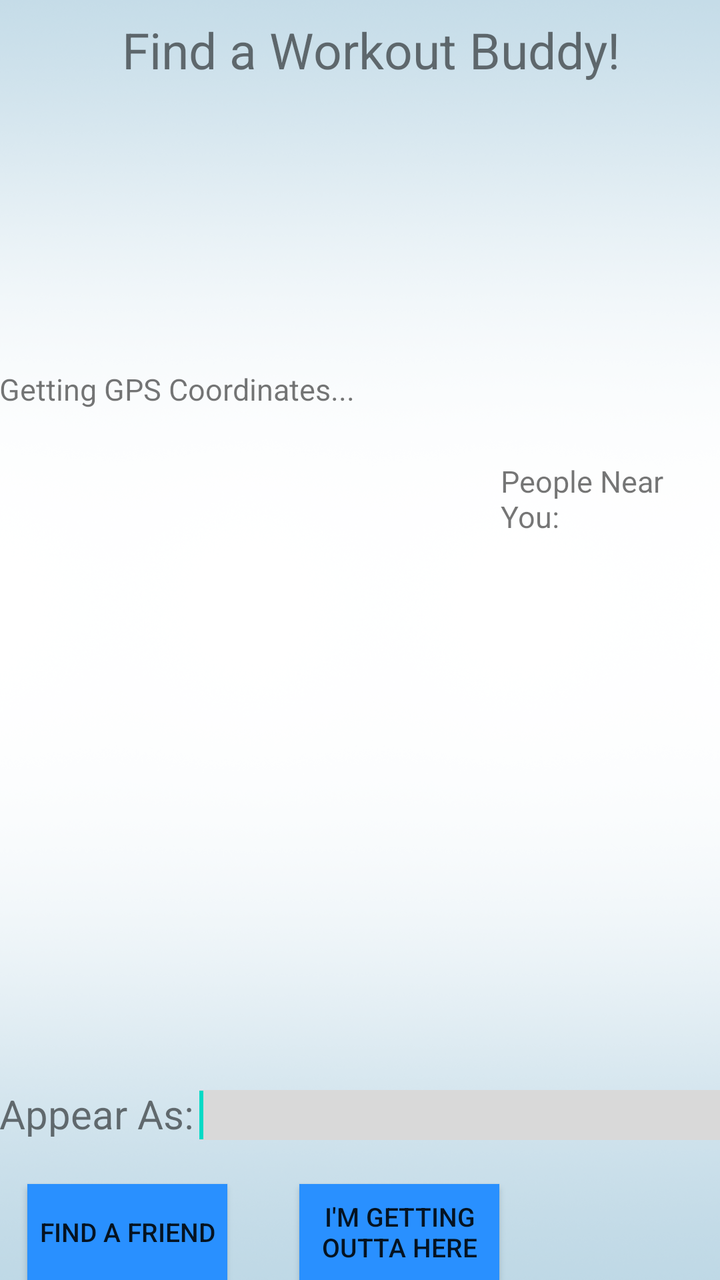
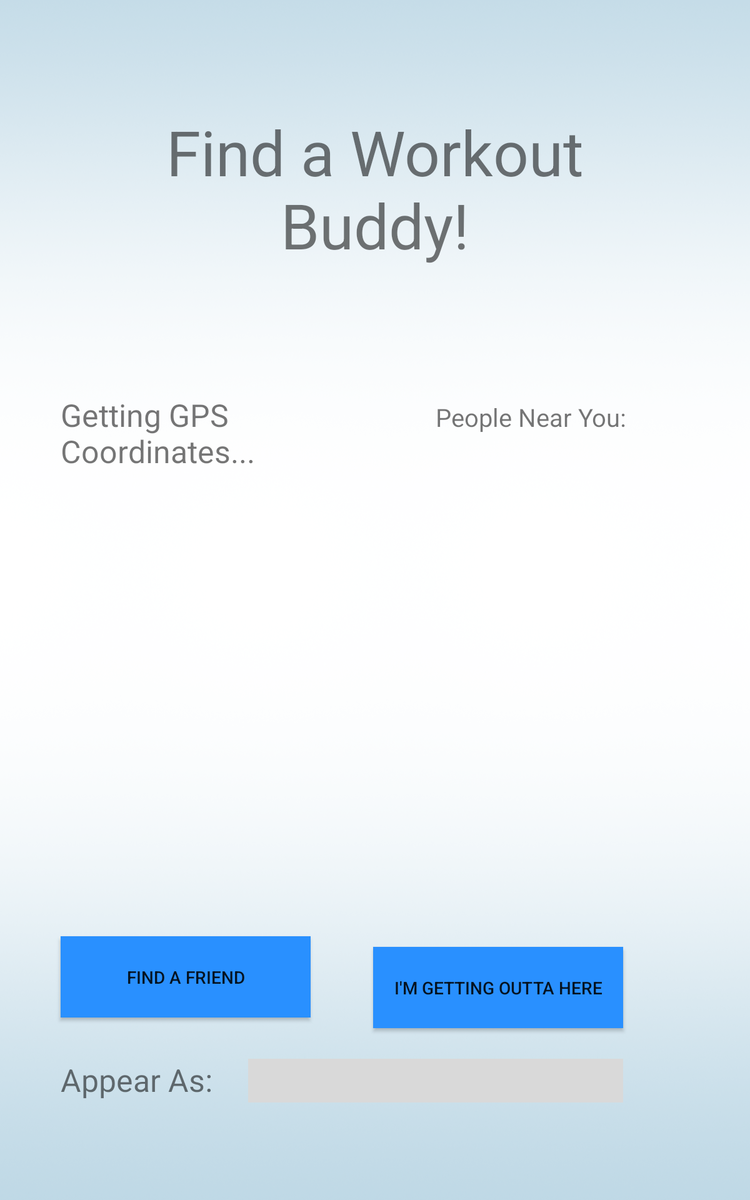

First picture: res/layout/ on a phone held upright. Second picture: the repository's own variant of that layout, on a device whose configuration matches the variant's folder. Source for both follows.
<!-- AndroidManifest.xml: application theme AppTheme -->
<!-- res/layout/fragment_gps.xml -->
<RelativeLayout xmlns:android="http://schemas.android.com/apk/res/android"
    xmlns:tools="http://schemas.android.com/tools"
    android:layout_width="match_parent"
    android:layout_height="match_parent"
    android:paddingBottom="@dimen/activity_vertical_margin"
    android:paddingLeft="@dimen/activity_horizontal_margin"
    android:paddingRight="@dimen/activity_horizontal_margin"
    android:paddingTop="@dimen/activity_vertical_margin" 
    android:background="@drawable/background_dark_nex7">

    <TextView
        android:id="@+id/friendlist"
        android:layout_width="110dp"
        android:layout_height="175dp"
        android:layout_alignBaseline="@+id/coordlist"
        android:layout_alignBottom="@+id/coordlist"
        android:layout_alignRight="@+id/statusView"
        android:text="People Near You:"
        android:textSize="15sp" />

    <TextView
        android:id="@+id/statusView"
        android:layout_width="350dp"
        android:layout_height="50dp"
        android:layout_alignParentTop="true"
        android:layout_alignRight="@+id/editName"
        android:gravity="center"
        android:text="Find a Workout Buddy!"
        android:textSize="25sp" />

    <TextView
        android:id="@+id/textView2"
        android:layout_width="200dp"
        android:layout_height="25dp"
        android:layout_above="@+id/friendlist"
        android:layout_alignParentLeft="true"
        android:layout_marginBottom="21dp"
        android:text="Getting GPS Coordinates..."
        android:textSize="15sp" />

    <TextView
        android:id="@+id/coordlist"
        android:layout_width="150dp"
        android:layout_height="175dp"
        android:layout_alignLeft="@+id/textView2"
        android:layout_centerVertical="true"
        android:textSize="13sp" />

    <EditText
        android:id="@+id/editName"
        android:layout_width="300dp"
        android:layout_height="25dp"
        android:layout_above="@+id/addserv"
        android:layout_marginBottom="22dp"
        android:layout_toRightOf="@+id/textView3"
        android:background="#D9D9D9"
        android:ems="10"
        android:singleLine="true" >

        <requestFocus />
    </EditText>

    <TextView
        android:id="@+id/textView3"
        android:layout_width="100dp"
        android:layout_height="25dp"
        android:layout_alignBaseline="@+id/editName"
        android:layout_alignBottom="@+id/editName"
        android:layout_alignLeft="@+id/coordlist"
        android:text="Appear As:"
        android:textSize="20sp" />

    <Button
        android:id="@+id/addserv"
        android:layout_width="100dp"
        android:layout_height="wrap_content"
        android:layout_alignLeft="@+id/textView3"
        android:layout_alignParentBottom="true"
        android:layout_marginLeft="14dp"
        android:background="#2990FF"
        android:text="Find a Friend"
        android:textSize="13sp" />

    <Button
        android:id="@+id/removeserv"
        android:layout_width="100dp"
        android:layout_height="50dp"
        android:layout_alignTop="@+id/addserv"
        android:layout_toRightOf="@+id/coordlist"
        android:background="#2990FF"
        android:text="I&apos;m Getting Outta Here"
        android:textSize="13sp" />

</RelativeLayout>
<!-- resources referenced by this layout -->
<resources>
  <!-- drawable background_dark_nex7: png bitmap (drawable-hdpi, 314835 bytes) -->
</resources>
<!-- res/layout-sw600dp/fragment_gps.xml (the author's variant of the layout above) -->
<!-- drawn on a 7-inch tablet held upright -->
<RelativeLayout xmlns:android="http://schemas.android.com/apk/res/android"
    xmlns:tools="http://schemas.android.com/tools"
    android:layout_width="match_parent"
    android:layout_height="match_parent"
    android:paddingBottom="@dimen/activity_vertical_margin"
    android:paddingLeft="@dimen/activity_horizontal_margin"
    android:paddingRight="@dimen/activity_horizontal_margin"
    android:paddingTop="@dimen/activity_vertical_margin"
    android:background="@drawable/background_dark_nex7">

    <TextView
        android:id="@+id/statusView"
        android:layout_width="350dp"
        android:layout_height="250dp"
        android:layout_alignParentTop="true"
        android:layout_centerHorizontal="true"
        android:layout_marginTop="26dp"
        android:gravity="center"
        android:text="Find a Workout Buddy!"
        android:textSize="50sp" />

    <EditText
        android:id="@+id/editName"
        android:layout_width="300dp"
        android:layout_height="35dp"
        android:layout_alignTop="@+id/textView3"
        android:layout_toRightOf="@+id/textView3"
        android:background="#D9D9D9"
        android:ems="10" 
        android:singleLine="true"/>

    <TextView
        android:id="@+id/textView2"
        android:layout_width="200dp"
        android:layout_height="75dp"
        android:layout_alignParentLeft="true"
        android:layout_below="@+id/statusView"
        android:layout_marginLeft="49dp"
        android:layout_marginTop="39dp"
        android:text="Getting GPS Coordinates..."
        android:textSize="25sp" />

    <TextView
        android:id="@+id/coordlist"
        android:layout_width="300dp"
        android:layout_height="200dp"
        android:layout_alignLeft="@+id/textView2"
        android:layout_below="@+id/textView2"
        android:textSize="20sp" />

    <TextView
        android:id="@+id/friendlist"
        android:layout_width="160dp"
        android:layout_height="275dp"
        android:layout_alignBaseline="@+id/textView2"
        android:layout_alignBottom="@+id/textView2"
        android:layout_toRightOf="@+id/coordlist"
        android:text="People Near You:"
        android:textSize="20sp" />

    <TextView
        android:id="@+id/textView3"
        android:layout_width="150dp"
        android:layout_height="50dp"
        android:layout_alignLeft="@+id/coordlist"
        android:layout_alignParentBottom="true"
        android:layout_marginBottom="63dp"
        android:text="Appear As:"
        android:textSize="25sp" />

    <Button
        android:id="@+id/addserv"
        android:layout_width="200dp"
        android:layout_height="65dp"
        android:layout_above="@+id/editName"
        android:layout_alignLeft="@+id/textView3"
        android:layout_marginBottom="33dp"
        android:text="Find a Friend"
        android:background="#2990FF" />

    <Button
        android:id="@+id/removeserv"
        android:layout_width="200dp"
        android:layout_height="65dp"
        android:layout_alignBaseline="@+id/addserv"
        android:layout_alignBottom="@+id/addserv"
        android:layout_alignRight="@+id/editName"
        android:text="I'm Getting Outta Here"
        android:background="#2990FF" />
    
</RelativeLayout>
